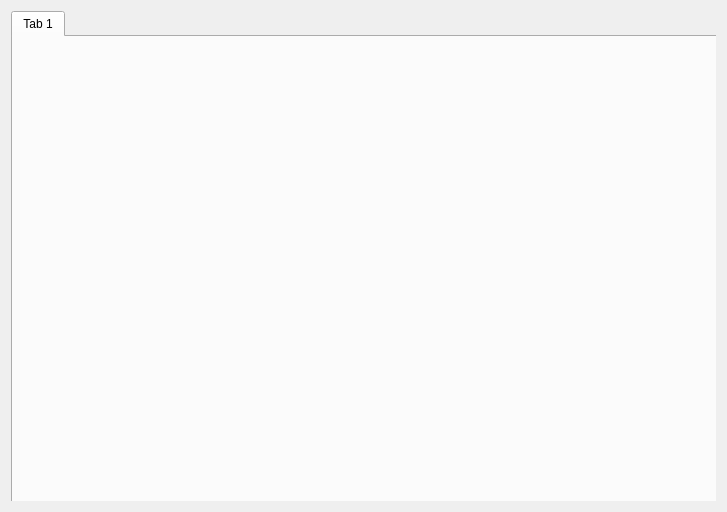
<?xml version="1.0" encoding="UTF-8"?>
<ui version="4.0">
  <class>CentralWidgetUI</class>
  <widget class="QWidget" name="CentralWidgetUI">
    <property name="geometry">
      <rect>
        <x>0</x>
        <y>0</y>
        <width>727</width>
        <height>512</height>
      </rect>
    </property>
    <property name="sizePolicy">
      <sizepolicy hsizetype="Maximum" vsizetype="Fixed">
        <horstretch>0</horstretch>
        <verstretch>0</verstretch>
      </sizepolicy>
    </property>
    <property name="windowTitle">
      <string>Form</string>
    </property>
    <layout class="QGridLayout" name="gridLayout">
      <item row="0" column="0">
        <widget class="QStackedWidget" name="stackedWidget">
          <property name="currentIndex">
            <number>1</number>
          </property>
          <widget class="QWidget" name="startPage"/>
          <widget class="QWidget" name="tilemapPage">
            <property name="sizePolicy">
              <sizepolicy hsizetype="Expanding" vsizetype="Expanding">
                <horstretch>0</horstretch>
                <verstretch>0</verstretch>
              </sizepolicy>
            </property>
            <widget class="QTabWidget" name="tabWidget">
              <property name="geometry">
                <rect>
                  <x>0</x>
                  <y>0</y>
                  <width>721</width>
                  <height>501</height>
                </rect>
              </property>
              <property name="minimumSize">
                <size>
                  <width>0</width>
                  <height>0</height>
                </size>
              </property>
              <property name="currentIndex">
                <number>0</number>
              </property>
              <widget class="QWidget" name="tab">
                <attribute name="title">
                  <string>Tab 1</string>
                </attribute>
              </widget>
            </widget>
          </widget>
        </widget>
      </item>
    </layout>
  </widget>
  <resources>
    <include location="../../tactile.qrc"/>
  </resources>
  <connections/>
</ui>
